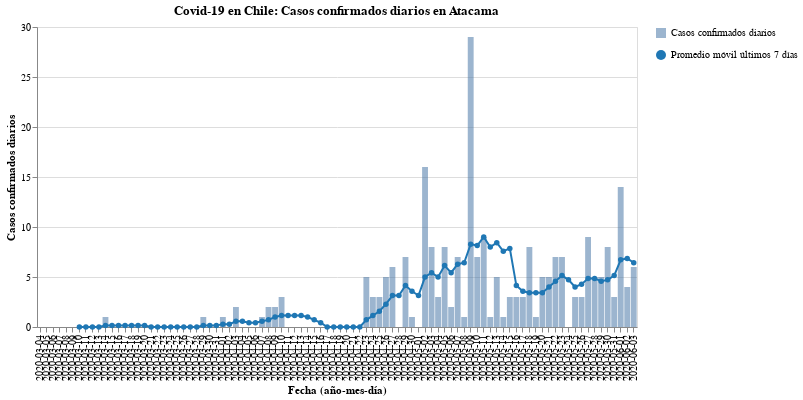

Notebook source saved alongside this figure:
### Code cell
#hide_input
bars, line = my_cases_plot(region)
(bars + line).properties(
    title=f'Covid-19 en Chile: Casos confirmados diarios en {region}',
    width=600
)

### Figure 1 — Vega-Lite specification as saved in the notebook (floating-point values rounded to 4 significant figures)
{"config": {"view": {"continuousWidth": 400, "continuousHeight": 300}}, "layer": [{"mark": {"type": "bar", "opacity": 0.7}, "encoding": {"opacity": {"type": "nominal", "field": "Casos confirmados diarios", "legend": {"title": ""}}, "tooltip": [{"type": "nominal", "field": "Fecha"}, {"type": "quantitative", "field": "Casos confirmados"}], "x": {"type": "nominal", "axis": {"title": "Fecha (año-mes-día)"}, "field": "Fecha"}, "y": {"type": "quantitative", "axis": {"title": "Casos confirmados diarios"}, "field": "Casos confirmados"}}}, {"mark": {"type": "line", "color": "#1f77b4", "point": {"filled": true, "fill": "#1f77b4"}}, "encoding": {"shape": {"type": "nominal", "field": "Promedio móvil últimos 7 días", "legend": {"title": ""}}, "x": {"type": "nominal", "axis": {"title": "Fecha (año-mes-día)"}, "field": "Fecha"}, "y": {"type": "quantitative", "field": "Rolling"}}}], "data": {"name": "data-a26028b0f8d254bfafe176616b46ac87"}, "title": "Covid-19 en Chile: Casos confirmados diarios en Atacama", "width": 600, "$schema": "https://vega.github.io/schema/vega-lite/v4.8.1.json", "datasets": {"data-a26028b0f8d254bfafe176616b46ac87": [{"Fecha": "2020-03-04", "Casos confirmados": 0, "Rolling": null, "Casos confirmados diarios": "Casos confirmados diarios", "Promedio móvil últimos 7 días": "Promedio móvil últimos 7 días"}, {"Fecha": "2020-03-05", "Casos confirmados": 0, "Rolling": null, "Casos confirmados diarios": "Casos confirmados diarios", "Promedio móvil últimos 7 días": "Promedio móvil últimos 7 días"}, {"Fecha": "2020-03-06", "Casos confirmados": 0, "Rolling": null, "Casos confirmados diarios": "Casos confirmados diarios", "Promedio móvil últimos 7 días": "Promedio móvil últimos 7 días"}, {"Fecha": "2020-03-07", "Casos confirmados": 0, "Rolling": null, "Casos confirmados diarios": "Casos confirmados diarios", "Promedio móvil últimos 7 días": "Promedio móvil últimos 7 días"}, {"Fecha": "2020-03-08", "Casos confirmados": 0, "Rolling": null, "Casos confirmados diarios": "Casos confirmados diarios", "Promedio móvil últimos 7 días": "Promedio móvil últimos 7 días"}, {"Fecha": "2020-03-09", "Casos confirmados": 0, "Rolling": null, "Casos confirmados diarios": "Casos confirmados diarios", "Promedio móvil últimos 7 días": "Promedio móvil últimos 7 días"}, {"Fecha": "2020-03-10", "Casos confirmados": 0, "Rolling": 0.0, "Casos confirmados diarios": "Casos confirmados diarios", "Promedio móvil últimos 7 días": "Promedio móvil últimos 7 días"}, {"Fecha": "2020-03-11", "Casos confirmados": 0, "Rolling": 0.0, "Casos confirmados diarios": "Casos confirmados diarios", "Promedio móvil últimos 7 días": "Promedio móvil últimos 7 días"}, {"Fecha": "2020-03-12", "Casos confirmados": 0, "Rolling": 0.0, "Casos confirmados diarios": "Casos confirmados diarios", "Promedio móvil últimos 7 días": "Promedio móvil últimos 7 días"}, {"Fecha": "2020-03-13", "Casos confirmados": 0, "Rolling": 0.0, "Casos confirmados diarios": "Casos confirmados diarios", "Promedio móvil últimos 7 días": "Promedio móvil últimos 7 días"}, {"Fecha": "2020-03-14", "Casos confirmados": 1, "Rolling": 0.1429, "Casos confirmados diarios": "Casos confirmados diarios", "Promedio móvil últimos 7 días": "Promedio móvil últimos 7 días"}, {"Fecha": "2020-03-15", "Casos confirmados": 0, "Rolling": 0.1429, "Casos confirmados diarios": "Casos confirmados diarios", "Promedio móvil últimos 7 días": "Promedio móvil últimos 7 días"}, {"Fecha": "2020-03-16", "Casos confirmados": 0, "Rolling": 0.1429, "Casos confirmados diarios": "Casos confirmados diarios", "Promedio móvil últimos 7 días": "Promedio móvil últimos 7 días"}, {"Fecha": "2020-03-17", "Casos confirmados": 0, "Rolling": 0.1429, "Casos confirmados diarios": "Casos confirmados diarios", "Promedio móvil últimos 7 días": "Promedio móvil últimos 7 días"}, {"Fecha": "2020-03-18", "Casos confirmados": 0, "Rolling": 0.1429, "Casos confirmados diarios": "Casos confirmados diarios", "Promedio móvil últimos 7 días": "Promedio móvil últimos 7 días"}, {"Fecha": "2020-03-19", "Casos confirmados": 0, "Rolling": 0.1429, "Casos confirmados diarios": "Casos confirmados diarios", "Promedio móvil últimos 7 días": "Promedio móvil últimos 7 días"}, {"Fecha": "2020-03-20", "Casos confirmados": 0, "Rolling": 0.1429, "Casos confirmados diarios": "Casos confirmados diarios", "Promedio móvil últimos 7 días": "Promedio móvil últimos 7 días"}, {"Fecha": "2020-03-21", "Casos confirmados": 0, "Rolling": 0.0, "Casos confirmados diarios": "Casos confirmados diarios", "Promedio móvil últimos 7 días": "Promedio móvil últimos 7 días"}, {"Fecha": "2020-03-22", "Casos confirmados": 0, "Rolling": 0.0, "Casos confirmados diarios": "Casos confirmados diarios", "Promedio móvil últimos 7 días": "Promedio móvil últimos 7 días"}, {"Fecha": "2020-03-23", "Casos confirmados": 0, "Rolling": 0.0, "Casos confirmados diarios": "Casos confirmados diarios", "Promedio móvil últimos 7 días": "Promedio móvil últimos 7 días"}, {"Fecha": "2020-03-24", "Casos confirmados": 0, "Rolling": 0.0, "Casos confirmados diarios": "Casos confirmados diarios", "Promedio móvil últimos 7 días": "Promedio móvil últimos 7 días"}, {"Fecha": "2020-03-25", "Casos confirmados": 0, "Rolling": 0.0, "Casos confirmados diarios": "Casos confirmados diarios", "Promedio móvil últimos 7 días": "Promedio móvil últimos 7 días"}, {"Fecha": "2020-03-26", "Casos confirmados": 0, "Rolling": 0.0, "Casos confirmados diarios": "Casos confirmados diarios", "Promedio móvil últimos 7 días": "Promedio móvil últimos 7 días"}, {"Fecha": "2020-03-27", "Casos confirmados": 0, "Rolling": 0.0, "Casos confirmados diarios": "Casos confirmados diarios", "Promedio móvil últimos 7 días": "Promedio móvil últimos 7 días"}, {"Fecha": "2020-03-28", "Casos confirmados": 0, "Rolling": 0.0, "Casos confirmados diarios": "Casos confirmados diarios", "Promedio móvil últimos 7 días": "Promedio móvil últimos 7 días"}, {"Fecha": "2020-03-29", "Casos confirmados": 1, "Rolling": 0.1429, "Casos confirmados diarios": "Casos confirmados diarios", "Promedio móvil últimos 7 días": "Promedio móvil últimos 7 días"}, {"Fecha": "2020-03-30", "Casos confirmados": 0, "Rolling": 0.1429, "Casos confirmados diarios": "Casos confirmados diarios", "Promedio móvil últimos 7 días": "Promedio móvil últimos 7 días"}, {"Fecha": "2020-03-31", "Casos confirmados": 0, "Rolling": 0.1429, "Casos confirmados diarios": "Casos confirmados diarios", "Promedio móvil últimos 7 días": "Promedio móvil últimos 7 días"}, {"Fecha": "2020-04-01", "Casos confirmados": 1, "Rolling": 0.2857, "Casos confirmados diarios": "Casos confirmados diarios", "Promedio móvil últimos 7 días": "Promedio móvil últimos 7 días"}, {"Fecha": "2020-04-02", "Casos confirmados": 0, "Rolling": 0.2857, "Casos confirmados diarios": "Casos confirmados diarios", "Promedio móvil últimos 7 días": "Promedio móvil últimos 7 días"}, {"Fecha": "2020-04-03", "Casos confirmados": 2, "Rolling": 0.5714, "Casos confirmados diarios": "Casos confirmados diarios", "Promedio móvil últimos 7 días": "Promedio móvil últimos 7 días"}, {"Fecha": "2020-04-04", "Casos confirmados": 0, "Rolling": 0.5714, "Casos confirmados diarios": "Casos confirmados diarios", "Promedio móvil últimos 7 días": "Promedio móvil últimos 7 días"}, {"Fecha": "2020-04-05", "Casos confirmados": 0, "Rolling": 0.4286, "Casos confirmados diarios": "Casos confirmados diarios", "Promedio móvil últimos 7 días": "Promedio móvil últimos 7 días"}, {"Fecha": "2020-04-06", "Casos confirmados": 0, "Rolling": 0.4286, "Casos confirmados diarios": "Casos confirmados diarios", "Promedio móvil últimos 7 días": "Promedio móvil últimos 7 días"}, {"Fecha": "2020-04-07", "Casos confirmados": 1, "Rolling": 0.5714, "Casos confirmados diarios": "Casos confirmados diarios", "Promedio móvil últimos 7 días": "Promedio móvil últimos 7 días"}, {"Fecha": "2020-04-08", "Casos confirmados": 2, "Rolling": 0.7143, "Casos confirmados diarios": "Casos confirmados diarios", "Promedio móvil últimos 7 días": "Promedio móvil últimos 7 días"}, {"Fecha": "2020-04-09", "Casos confirmados": 2, "Rolling": 1.0, "Casos confirmados diarios": "Casos confirmados diarios", "Promedio móvil últimos 7 días": "Promedio móvil últimos 7 días"}, {"Fecha": "2020-04-10", "Casos confirmados": 3, "Rolling": 1.143, "Casos confirmados diarios": "Casos confirmados diarios", "Promedio móvil últimos 7 días": "Promedio móvil últimos 7 días"}, {"Fecha": "2020-04-11", "Casos confirmados": 0, "Rolling": 1.143, "Casos confirmados diarios": "Casos confirmados diarios", "Promedio móvil últimos 7 días": "Promedio móvil últimos 7 días"}, {"Fecha": "2020-04-12", "Casos confirmados": 0, "Rolling": 1.143, "Casos confirmados diarios": "Casos confirmados diarios", "Promedio móvil últimos 7 días": "Promedio móvil últimos 7 días"}, {"Fecha": "2020-04-13", "Casos confirmados": 0, "Rolling": 1.143, "Casos confirmados diarios": "Casos confirmados diarios", "Promedio móvil últimos 7 días": "Promedio móvil últimos 7 días"}, {"Fecha": "2020-04-14", "Casos confirmados": 0, "Rolling": 1.0, "Casos confirmados diarios": "Casos confirmados diarios", "Promedio móvil últimos 7 días": "Promedio móvil últimos 7 días"}, {"Fecha": "2020-04-15", "Casos confirmados": 0, "Rolling": 0.7143, "Casos confirmados diarios": "Casos confirmados diarios", "Promedio móvil últimos 7 días": "Promedio móvil últimos 7 días"}, {"Fecha": "2020-04-16", "Casos confirmados": 0, "Rolling": 0.4286, "Casos confirmados diarios": "Casos confirmados diarios", "Promedio móvil últimos 7 días": "Promedio móvil últimos 7 días"}, {"Fecha": "2020-04-17", "Casos confirmados": 0, "Rolling": 0.0, "Casos confirmados diarios": "Casos confirmados diarios", "Promedio móvil últimos 7 días": "Promedio móvil últimos 7 días"}, {"Fecha": "2020-04-18", "Casos confirmados": 0, "Rolling": 0.0, "Casos confirmados diarios": "Casos confirmados diarios", "Promedio móvil últimos 7 días": "Promedio móvil últimos 7 días"}, {"Fecha": "2020-04-19", "Casos confirmados": 0, "Rolling": 0.0, "Casos confirmados diarios": "Casos confirmados diarios", "Promedio móvil últimos 7 días": "Promedio móvil últimos 7 días"}, {"Fecha": "2020-04-20", "Casos confirmados": 0, "Rolling": 0.0, "Casos confirmados diarios": "Casos confirmados diarios", "Promedio móvil últimos 7 días": "Promedio móvil últimos 7 días"}, {"Fecha": "2020-04-21", "Casos confirmados": 0, "Rolling": 0.0, "Casos confirmados diarios": "Casos confirmados diarios", "Promedio móvil últimos 7 días": "Promedio móvil últimos 7 días"}, {"Fecha": "2020-04-22", "Casos confirmados": 0, "Rolling": 0.0, "Casos confirmados diarios": "Casos confirmados diarios", "Promedio móvil últimos 7 días": "Promedio móvil últimos 7 días"}, {"Fecha": "2020-04-23", "Casos confirmados": 5, "Rolling": 0.7143, "Casos confirmados diarios": "Casos confirmados diarios", "Promedio móvil últimos 7 días": "Promedio móvil últimos 7 días"}, {"Fecha": "2020-04-24", "Casos confirmados": 3, "Rolling": 1.143, "Casos confirmados diarios": "Casos confirmados diarios", "Promedio móvil últimos 7 días": "Promedio móvil últimos 7 días"}, {"Fecha": "2020-04-25", "Casos confirmados": 3, "Rolling": 1.571, "Casos confirmados diarios": "Casos confirmados diarios", "Promedio móvil últimos 7 días": "Promedio móvil últimos 7 días"}, {"Fecha": "2020-04-26", "Casos confirmados": 5, "Rolling": 2.286, "Casos confirmados diarios": "Casos confirmados diarios", "Promedio móvil últimos 7 días": "Promedio móvil últimos 7 días"}, {"Fecha": "2020-04-27", "Casos confirmados": 6, "Rolling": 3.143, "Casos confirmados diarios": "Casos confirmados diarios", "Promedio móvil últimos 7 días": "Promedio móvil últimos 7 días"}, {"Fecha": "2020-04-28", "Casos confirmados": 0, "Rolling": 3.143, "Casos confirmados diarios": "Casos confirmados diarios", "Promedio móvil últimos 7 días": "Promedio móvil últimos 7 días"}, {"Fecha": "2020-04-29", "Casos confirmados": 7, "Rolling": 4.143, "Casos confirmados diarios": "Casos confirmados diarios", "Promedio móvil últimos 7 días": "Promedio móvil últimos 7 días"}, {"Fecha": "2020-04-30", "Casos confirmados": 1, "Rolling": 3.571, "Casos confirmados diarios": "Casos confirmados diarios", "Promedio móvil últimos 7 días": "Promedio móvil últimos 7 días"}, {"Fecha": "2020-05-01", "Casos confirmados": 0, "Rolling": 3.143, "Casos confirmados diarios": "Casos confirmados diarios", "Promedio móvil últimos 7 días": "Promedio móvil últimos 7 días"}, {"Fecha": "2020-05-02", "Casos confirmados": 16, "Rolling": 5.0, "Casos confirmados diarios": "Casos confirmados diarios", "Promedio móvil últimos 7 días": "Promedio móvil últimos 7 días"}, {"Fecha": "2020-05-03", "Casos confirmados": 8, "Rolling": 5.429, "Casos confirmados diarios": "Casos confirmados diarios", "Promedio móvil últimos 7 días": "Promedio móvil últimos 7 días"}, {"Fecha": "2020-05-04", "Casos confirmados": 3, "Rolling": 5.0, "Casos confirmados diarios": "Casos confirmados diarios", "Promedio móvil últimos 7 días": "Promedio móvil últimos 7 días"}, {"Fecha": "2020-05-05", "Casos confirmados": 8, "Rolling": 6.143, "Casos confirmados diarios": "Casos confirmados diarios", "Promedio móvil últimos 7 días": "Promedio móvil últimos 7 días"}, {"Fecha": "2020-05-06", "Casos confirmados": 2, "Rolling": 5.429, "Casos confirmados diarios": "Casos confirmados diarios", "Promedio móvil últimos 7 días": "Promedio móvil últimos 7 días"}, {"Fecha": "2020-05-07", "Casos confirmados": 7, "Rolling": 6.286, "Casos confirmados diarios": "Casos confirmados diarios", "Promedio móvil últimos 7 días": "Promedio móvil últimos 7 días"}, {"Fecha": "2020-05-08", "Casos confirmados": 1, "Rolling": 6.429, "Casos confirmados diarios": "Casos confirmados diarios", "Promedio móvil últimos 7 días": "Promedio móvil últimos 7 días"}, {"Fecha": "2020-05-09", "Casos confirmados": 29, "Rolling": 8.286, "Casos confirmados diarios": "Casos confirmados diarios", "Promedio móvil últimos 7 días": "Promedio móvil últimos 7 días"}, {"Fecha": "2020-05-10", "Casos confirmados": 7, "Rolling": 8.143, "Casos confirmados diarios": "Casos confirmados diarios", "Promedio móvil últimos 7 días": "Promedio móvil últimos 7 días"}, {"Fecha": "2020-05-11", "Casos confirmados": 9, "Rolling": 9.0, "Casos confirmados diarios": "Casos confirmados diarios", "Promedio móvil últimos 7 días": "Promedio móvil últimos 7 días"}, {"Fecha": "2020-05-12", "Casos confirmados": 1, "Rolling": 8.0, "Casos confirmados diarios": "Casos confirmados diarios", "Promedio móvil últimos 7 días": "Promedio móvil últimos 7 días"}, {"Fecha": "2020-05-13", "Casos confirmados": 5, "Rolling": 8.429, "Casos confirmados diarios": "Casos confirmados diarios", "Promedio móvil últimos 7 días": "Promedio móvil últimos 7 días"}, {"Fecha": "2020-05-14", "Casos confirmados": 1, "Rolling": 7.571, "Casos confirmados diarios": "Casos confirmados diarios", "Promedio móvil últimos 7 días": "Promedio móvil últimos 7 días"}, {"Fecha": "2020-05-15", "Casos confirmados": 3, "Rolling": 7.857, "Casos confirmados diarios": "Casos confirmados diarios", "Promedio móvil últimos 7 días": "Promedio móvil últimos 7 días"}, {"Fecha": "2020-05-16", "Casos confirmados": 3, "Rolling": 4.143, "Casos confirmados diarios": "Casos confirmados diarios", "Promedio móvil últimos 7 días": "Promedio móvil últimos 7 días"}, {"Fecha": "2020-05-17", "Casos confirmados": 3, "Rolling": 3.571, "Casos confirmados diarios": "Casos confirmados diarios", "Promedio móvil últimos 7 días": "Promedio móvil últimos 7 días"}, {"Fecha": "2020-05-18", "Casos confirmados": 8, "Rolling": 3.429, "Casos confirmados diarios": "Casos confirmados diarios", "Promedio móvil últimos 7 días": "Promedio móvil últimos 7 días"}, {"Fecha": "2020-05-19", "Casos confirmados": 1, "Rolling": 3.429, "Casos confirmados diarios": "Casos confirmados diarios", "Promedio móvil últimos 7 días": "Promedio móvil últimos 7 días"}, {"Fecha": "2020-05-20", "Casos confirmados": 5, "Rolling": 3.429, "Casos confirmados diarios": "Casos confirmados diarios", "Promedio móvil últimos 7 días": "Promedio móvil últimos 7 días"}, {"Fecha": "2020-05-21", "Casos confirmados": 5, "Rolling": 4.0, "Casos confirmados diarios": "Casos confirmados diarios", "Promedio móvil últimos 7 días": "Promedio móvil últimos 7 días"}, {"Fecha": "2020-05-22", "Casos confirmados": 7, "Rolling": 4.571, "Casos confirmados diarios": "Casos confirmados diarios", "Promedio móvil últimos 7 días": "Promedio móvil últimos 7 días"}, {"Fecha": "2020-05-23", "Casos confirmados": 7, "Rolling": 5.143, "Casos confirmados diarios": "Casos confirmados diarios", "Promedio móvil últimos 7 días": "Promedio móvil últimos 7 días"}, {"Fecha": "2020-05-24", "Casos confirmados": 0, "Rolling": 4.714, "Casos confirmados diarios": "Casos confirmados diarios", "Promedio móvil últimos 7 días": "Promedio móvil últimos 7 días"}, {"Fecha": "2020-05-25", "Casos confirmados": 3, "Rolling": 4.0, "Casos confirmados diarios": "Casos confirmados diarios", "Promedio móvil últimos 7 días": "Promedio móvil últimos 7 días"}, {"Fecha": "2020-05-26", "Casos confirmados": 3, "Rolling": 4.286, "Casos confirmados diarios": "Casos confirmados diarios", "Promedio móvil últimos 7 días": "Promedio móvil últimos 7 días"}, {"Fecha": "2020-05-27", "Casos confirmados": 9, "Rolling": 4.857, "Casos confirmados diarios": "Casos confirmados diarios", "Promedio móvil últimos 7 días": "Promedio móvil últimos 7 días"}, {"Fecha": "2020-05-28", "Casos confirmados": 5, "Rolling": 4.857, "Casos confirmados diarios": "Casos confirmados diarios", "Promedio móvil últimos 7 días": "Promedio móvil últimos 7 días"}, {"Fecha": "2020-05-29", "Casos confirmados": 5, "Rolling": 4.571, "Casos confirmados diarios": "Casos confirmados diarios", "Promedio móvil últimos 7 días": "Promedio móvil últimos 7 días"}, {"Fecha": "2020-05-30", "Casos confirmados": 8, "Rolling": 4.714, "Casos confirmados diarios": "Casos confirmados diarios", "Promedio móvil últimos 7 días": "Promedio móvil últimos 7 días"}, {"Fecha": "2020-05-31", "Casos confirmados": 3, "Rolling": 5.143, "Casos confirmados diarios": "Casos confirmados diarios", "Promedio móvil últimos 7 días": "Promedio móvil últimos 7 días"}, {"Fecha": "2020-06-01", "Casos confirmados": 14, "Rolling": 6.714, "Casos confirmados diarios": "Casos confirmados diarios", "Promedio móvil últimos 7 días": "Promedio móvil últimos 7 días"}, {"Fecha": "2020-06-02", "Casos confirmados": 4, "Rolling": 6.857, "Casos confirmados diarios": "Casos confirmados diarios", "Promedio móvil últimos 7 días": "Promedio móvil últimos 7 días"}, {"Fecha": "2020-06-03", "Casos confirmados": 6, "Rolling": 6.429, "Casos confirmados diarios": "Casos confirmados diarios", "Promedio móvil últimos 7 días": "Promedio móvil últimos 7 días"}]}}
